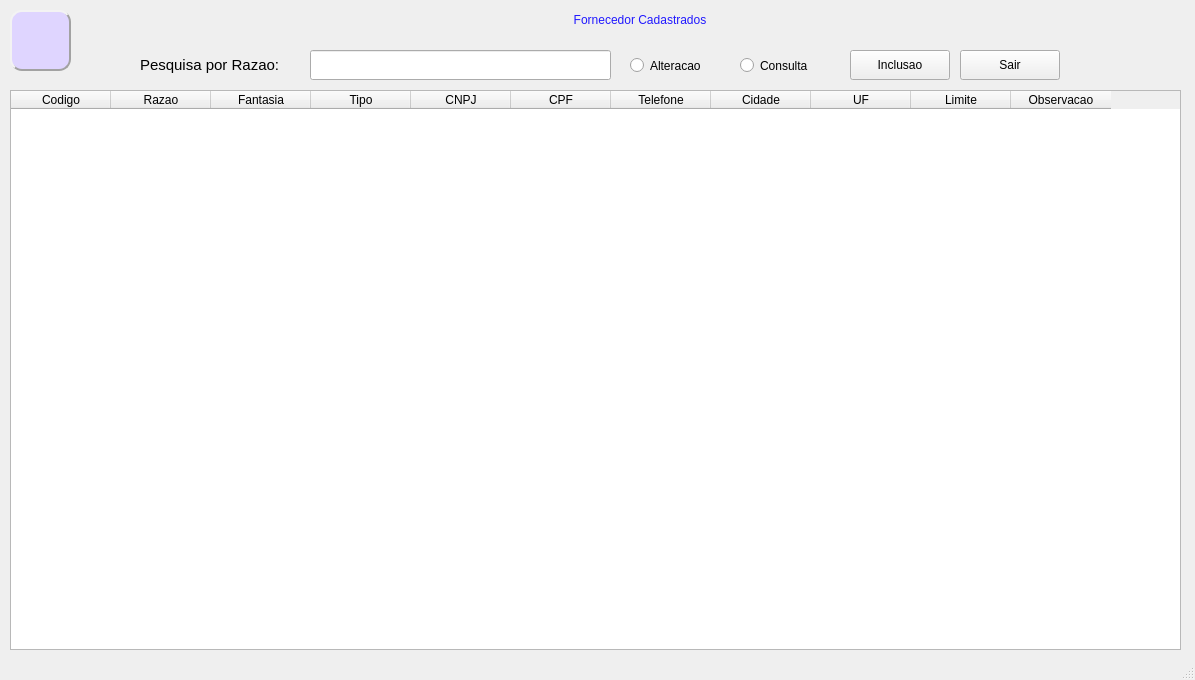
<?xml version="1.0" encoding="UTF-8"?>
<ui version="4.0">
 <class>MainWindow</class>
 <widget class="QMainWindow" name="MainWindow">
  <property name="geometry">
   <rect>
    <x>0</x>
    <y>0</y>
    <width>1195</width>
    <height>680</height>
   </rect>
  </property>
  <property name="windowTitle">
   <string>MainWindow</string>
  </property>
  <property name="styleSheet">
   <string notr="true"/>
  </property>
  <widget class="QWidget" name="centralwidget">
   <widget class="QTableWidget" name="tableWidget">
    <property name="geometry">
     <rect>
      <x>10</x>
      <y>90</y>
      <width>1171</width>
      <height>560</height>
     </rect>
    </property>
    <property name="styleSheet">
     <string notr="true"/>
    </property>
    <attribute name="horizontalHeaderVisible">
     <bool>true</bool>
    </attribute>
    <attribute name="horizontalHeaderCascadingSectionResizes">
     <bool>false</bool>
    </attribute>
    <attribute name="verticalHeaderCascadingSectionResizes">
     <bool>true</bool>
    </attribute>
    <column>
     <property name="text">
      <string notr="true">Codigo</string>
     </property>
    </column>
    <column>
     <property name="text">
      <string>Razao</string>
     </property>
    </column>
    <column>
     <property name="text">
      <string>Fantasia</string>
     </property>
    </column>
    <column>
     <property name="text">
      <string>Tipo</string>
     </property>
    </column>
    <column>
     <property name="text">
      <string>CNPJ</string>
     </property>
    </column>
    <column>
     <property name="text">
      <string>CPF</string>
     </property>
    </column>
    <column>
     <property name="text">
      <string>Telefone</string>
     </property>
    </column>
    <column>
     <property name="text">
      <string>Cidade</string>
     </property>
    </column>
    <column>
     <property name="text">
      <string>UF</string>
     </property>
    </column>
    <column>
     <property name="text">
      <string>Limite</string>
     </property>
    </column>
    <column>
     <property name="text">
      <string>Observacao</string>
     </property>
    </column>
   </widget>
   <widget class="QLabel" name="label">
    <property name="geometry">
     <rect>
      <x>100</x>
      <y>0</y>
      <width>1080</width>
      <height>40</height>
     </rect>
    </property>
    <property name="styleSheet">
     <string notr="true">border-color: rgb(132, 168, 163);
color: rgb(33, 25, 255);
font: 87 16pt &quot;Arial Black&quot;;</string>
    </property>
    <property name="text">
     <string>Fornecedor Cadastrados</string>
    </property>
    <property name="alignment">
     <set>Qt::AlignCenter</set>
    </property>
   </widget>
   <widget class="QLabel" name="label_pesquisa">
    <property name="geometry">
     <rect>
      <x>140</x>
      <y>50</y>
      <width>161</width>
      <height>30</height>
     </rect>
    </property>
    <property name="sizePolicy">
     <sizepolicy hsizetype="Maximum" vsizetype="Preferred">
      <horstretch>0</horstretch>
      <verstretch>0</verstretch>
     </sizepolicy>
    </property>
    <property name="font">
     <font>
      <family>Arial</family>
      <pointsize>11</pointsize>
      <italic>false</italic>
      <bold>false</bold>
     </font>
    </property>
    <property name="styleSheet">
     <string notr="true"/>
    </property>
    <property name="text">
     <string>Pesquisa por Razao:</string>
    </property>
   </widget>
   <widget class="QLineEdit" name="pesquisa">
    <property name="geometry">
     <rect>
      <x>310</x>
      <y>50</y>
      <width>301</width>
      <height>30</height>
     </rect>
    </property>
    <property name="styleSheet">
     <string notr="true"/>
    </property>
    <property name="text">
     <string/>
    </property>
    <property name="maxLength">
     <number>40</number>
    </property>
   </widget>
   <widget class="QPushButton" name="bt_inclusao">
    <property name="geometry">
     <rect>
      <x>850</x>
      <y>50</y>
      <width>100</width>
      <height>30</height>
     </rect>
    </property>
    <property name="styleSheet">
     <string notr="true"/>
    </property>
    <property name="text">
     <string>Inclusao</string>
    </property>
   </widget>
   <widget class="QRadioButton" name="rb_alteracao">
    <property name="geometry">
     <rect>
      <x>630</x>
      <y>50</y>
      <width>101</width>
      <height>31</height>
     </rect>
    </property>
    <property name="styleSheet">
     <string notr="true"/>
    </property>
    <property name="text">
     <string>Alteracao</string>
    </property>
   </widget>
   <widget class="QRadioButton" name="rb_consulta">
    <property name="geometry">
     <rect>
      <x>740</x>
      <y>50</y>
      <width>101</width>
      <height>31</height>
     </rect>
    </property>
    <property name="styleSheet">
     <string notr="true"/>
    </property>
    <property name="text">
     <string>Consulta</string>
    </property>
   </widget>
   <widget class="QPushButton" name="bt_sair">
    <property name="geometry">
     <rect>
      <x>960</x>
      <y>50</y>
      <width>100</width>
      <height>30</height>
     </rect>
    </property>
    <property name="styleSheet">
     <string notr="true"/>
    </property>
    <property name="text">
     <string>Sair</string>
    </property>
   </widget>
   <widget class="QLabel" name="empresa">
    <property name="geometry">
     <rect>
      <x>10</x>
      <y>10</y>
      <width>61</width>
      <height>61</height>
     </rect>
    </property>
    <property name="styleSheet">
     <string notr="true">font: 81 10pt &quot;Rockwell Extra Bold&quot;;

background-color: rgb(223, 213, 255);

border-color: rgb(162, 162, 162);

border-style: Outset;
border-width: 2px;
border-radius: 12px;</string>
    </property>
    <property name="text">
     <string/>
    </property>
    <property name="pixmap">
     <pixmap>CADASTRO.png</pixmap>
    </property>
    <property name="scaledContents">
     <bool>true</bool>
    </property>
   </widget>
  </widget>
  <widget class="QStatusBar" name="statusBar"/>
 </widget>
 <resources/>
 <connections/>
</ui>
